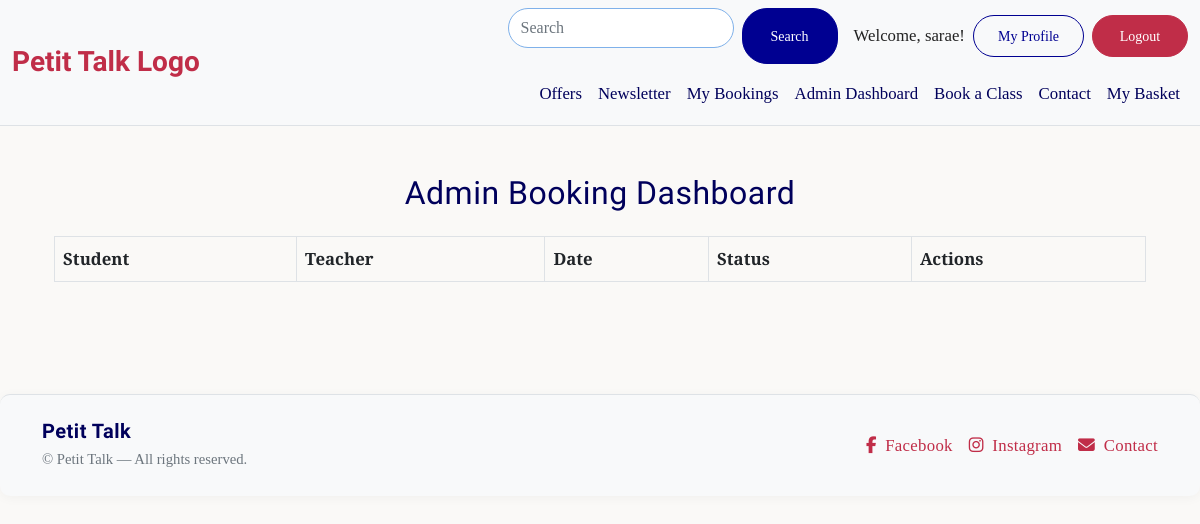
Page /bookings/admin-dashboard/ (signed in) on the earlier database version.
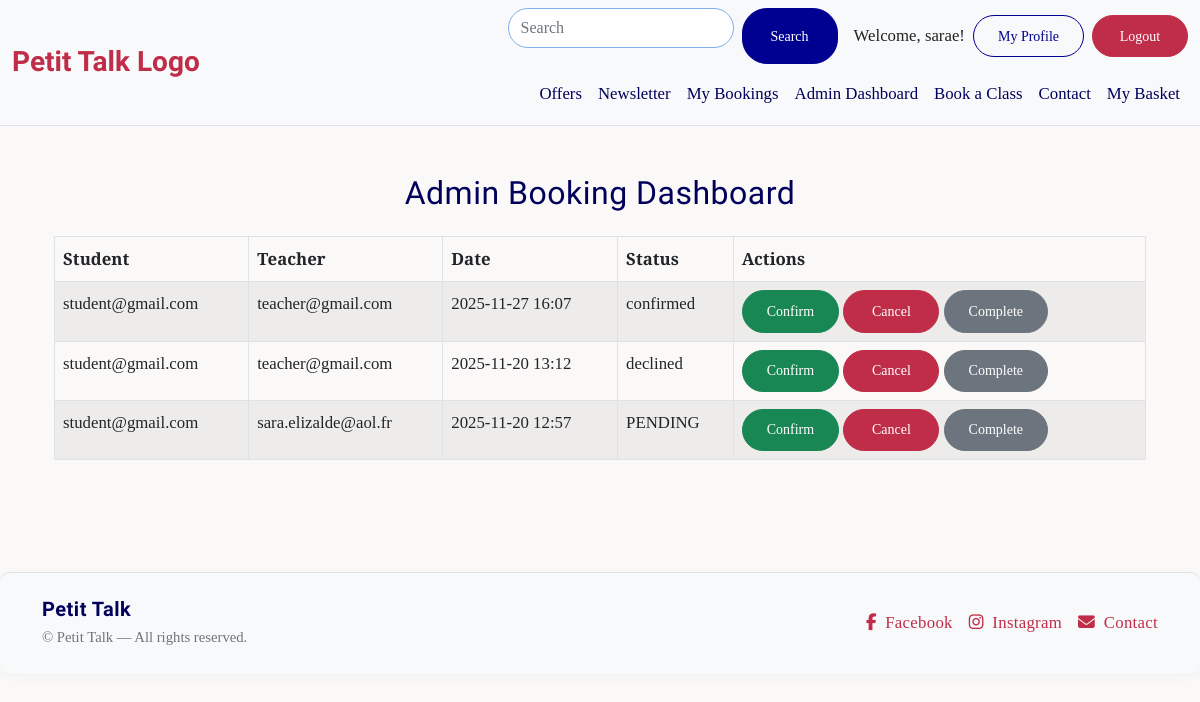
Same page on the later database version.
### bookings/models.py (models this page shows, shortened)
class Booking(models.Model):
    student = models.ForeignKey(
        User, on_delete=models.CASCADE, related_name='student_bookings'
    )
    teacher = models.ForeignKey(
        User, on_delete=models.CASCADE, related_name='teacher_bookings'
    )
    scheduled_time = models.DateTimeField()
    purpose = models.TextField(blank=True)
    status = models.CharField(
        max_length=10, choices=BOOKING_STATUS, default='PENDING'
    )
    created_at = models.DateTimeField(auto_now_add=True)
    class Meta:
        ordering = ['-scheduled_time']
        unique_together = ('teacher', 'scheduled_time')  #Avoid double-booking for teachers

### bookings/views.py (the view)
# urls.py: path("admin-dashboard/", views.admin_booking_dashboard, name="admin_booking_dashboard"),
@staff_member_required
def admin_booking_dashboard(request):
    bookings = Booking.objects.select_related("student", "teacher").order_by("-scheduled_time")
    return render(request, "bookings/admin_dashboard.html", {"bookings": bookings})

### bookings/templates/bookings/admin_dashboard.html (shortened to what this page needs)
{% extends "base.html" %}
{% block content %}
<div class="container py-4">
    <h2 class="mb-4 text-center">Admin Booking Dashboard</h2>
    <table class="table table-striped table-bordered">
        <thead>
            <tr>
                <th>Student</th>
                <th>Teacher</th>
                <th>Date</th>
                <th>Status</th>
                <th>Actions</th>
            </tr>
        </thead>
        <tbody>
        {% for booking in bookings %}
            <tr>
                <td>{{ booking.student.email }}</td>
                <td>{{ booking.teacher.email }}</td>
                <td>{{ booking.scheduled_time|date:"Y-m-d H:i" }}</td>
                <td>{{ booking.status }}</td>
                <td>
                    <a href="{% url 'admin_update_booking_status' booking.id 'CONFIRMED' %}"
                       class="btn btn-success btn-sm">Confirm</a>
                    <a href="{% url 'admin_update_booking_status' booking.id 'CANCELLED' %}"
                       class="btn btn-danger btn-sm">Cancel</a>
                    <a href="{% url 'admin_update_booking_status' booking.id 'COMPLETED' %}"
                       class="btn btn-secondary btn-sm">Complete</a>
                </td>
            </tr>
        {% endfor %}
        </tbody>
    </table>
</div>
{% endblock %}

Differences in the rows shown:
added Booking: student.email "student@gmail.com", teacher.email "teacher@gmail.com", scheduled_time "2025-11-27 16:07", status "confirmed"
added Booking: student.email "student@gmail.com", teacher.email "teacher@gmail.com", scheduled_time "2025-11-20 13:12", status "declined"
added Booking: student.email "student@gmail.com", teacher.email "sara.elizalde@aol.fr", scheduled_time "2025-11-20 12:57", status "PENDING"
